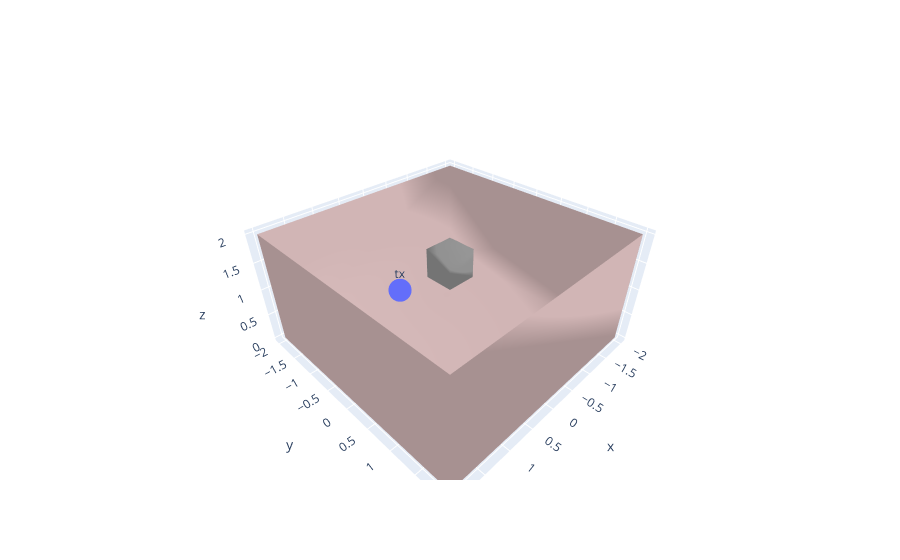

Notebook source saved alongside this figure:
### Markdown cell above
In this example, we limit ourselves to a very basic scene: a transmitter in a square room made of concrete, with no ceiling, and cubic metal reflector is placed in the middle to create more reflections.

### Code cell
set_defaults(
    "plotly"
)  # Our scene is simple, and Plotly is the best backend for online interactive plots :-)

mesh = TriangleMesh.box(length=4, width=4, height=2).set_materials(
    "itu_concrete"
).set_face_colors([0.82, 0.71, 0.71]).translate([
    0.0,
    0.0,
    1.0,
]) + TriangleMesh.box(
    length=0.5, width=0.5, height=0.5, with_top=True
).set_materials("itu_metal").set_face_colors([0.57, 0.57, 0.57]).translate([
    0.0,
    0.0,
    1.5,
])
scene = TriangleScene(transmitters=[1.0, 0.0, 1.5], mesh=mesh)
scene.plot()

### Figure 1 — Plotly figure (JSON) as saved in the notebook; plotly's stock layout.template omitted (floating-point values rounded to 4 significant figures)
{"data": [{"mode": "markers+text", "text": "tx", "type": "scatter3d", "x": [1], "y": [0], "z": [1.5]}, {"facecolor": [[0.82, 0.71, 0.71], [0.82, 0.71, 0.71], [0.82, 0.71, 0.71], [0.82, 0.71, 0.71], [0.82, 0.71, 0.71], [0.82, 0.71, 0.71], [0.82, 0.71, 0.71], [0.82, 0.71, 0.71], [0.82, 0.71, 0.71], [0.82, 0.71, 0.71], [0.57, 0.57, 0.57], [0.57, 0.57, 0.57], [0.57, 0.57, 0.57], [0.57, 0.57, 0.57], [0.57, 0.57, 0.57], [0.57, 0.57, 0.57], [0.57, 0.57, 0.57], [0.57, 0.57, 0.57], [0.57, 0.57, 0.57], [0.57, 0.57, 0.57], [0.57, 0.57, 0.57], [0.57, 0.57, 0.57]], "i": [0, 0, 3, 3, 5, 5, 7, 7, 1, 1, 8, 8, 11, 11, 13, 13, 15, 15, 9, 9, 8, 8], "j": [1, 2, 2, 4, 4, 6, 6, 1, 4, 6, 9, 10, 10, 12, 12, 14, 14, 9, 12, 14, 11, 13], "k": [2, 3, 4, 5, 6, 7, 1, 0, 2, 4, 10, 11, 12, 13, 14, 15, 9, 8, 10, 12, 13, 15], "type": "mesh3d", "x": [2, 2, -2, -2, -2, -2, 2, 2, 0.25, 0.25, -0.25, -0.25, -0.25, -0.25, 0.25, 0.25], "y": [2, 2, 2, 2, -2, -2, -2, -2, 0.25, 0.25, 0.25, 0.25, -0.25, -0.25, -0.25, -0.25], "z": [2, 0, 0, 2, 0, 2, 0, 2, 1.75, 1.25, 1.25, 1.75, 1.25, 1.75, 1.25, 1.75]}], "layout": {}}
